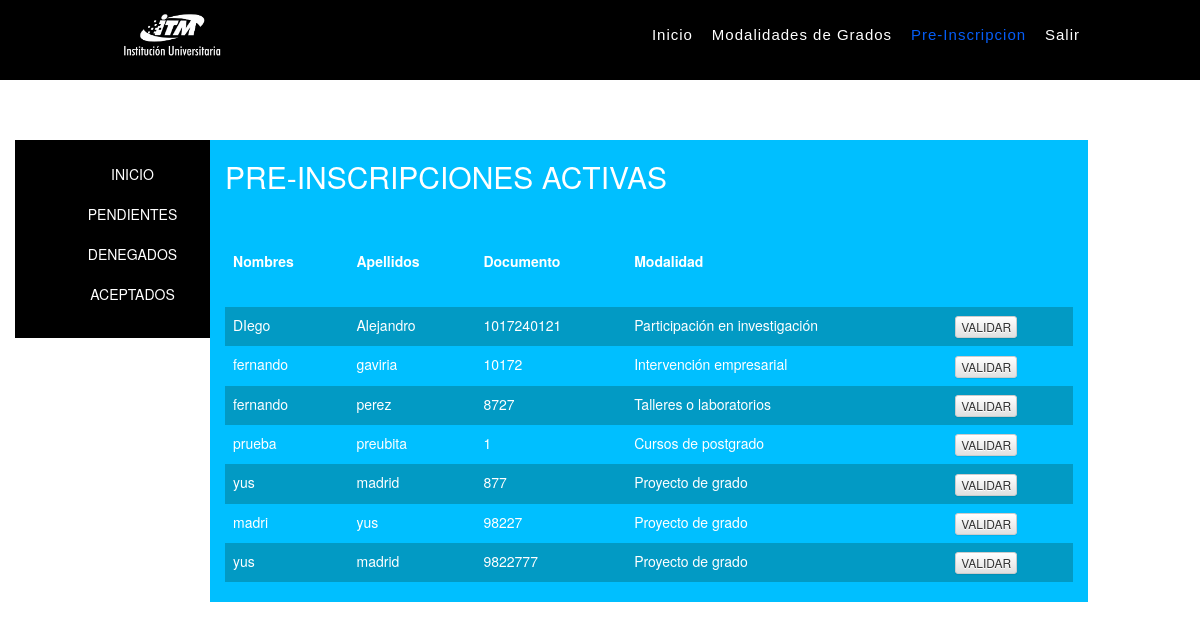
Screenshot of /gestorpendientes.php with the database file from the repository.
### tables this page shows
CREATE TABLE `inscriptos` (
  `id` int(11) NOT NULL,
  `nombreimg` varchar(60) DEFAULT NULL,
  `tipodoc` varchar(100) DEFAULT NULL,
  `imagen` longblob,
  `nombres` varchar(60) DEFAULT NULL,
  `apellidos` varchar(60) DEFAULT NULL,
  `tipo` varchar(40) DEFAULT NULL,
  `documento` varchar(20) DEFAULT NULL,
  `correo` varchar(80) DEFAULT NULL,
  `telefono` varchar(11) DEFAULT NULL,
  `programa` varchar(50) DEFAULT NULL,
  `modalidad` varchar(50) DEFAULT NULL,
  `seminario` varchar(50) DEFAULT NULL,
  `estado` varchar(10) DEFAULT NULL,
  `certificado` longblob
);

### app/Conexion.inc.php (called while the page is built, shortened)
<?php
class Conexion{
    private static $conexion;
    public static function abrir_conexion(){
        if (!isset(self::$conexion))
        {
            try{
                $nombre_servidor='localhost';
                $nombre_usuario='id13936821_root';
                $password='Galeano.1996';
                $nombre_base_datos='bditm';
                self::$conexion = new PDO("mysql:host=$nombre_servidor; dbname=$nombre_base_datos", $nombre_usuario, $password);
                self::$conexion -> setAttribute(PDO::ATTR_ERRMODE, PDO::ERRMODE_EXCEPTION);
                self::$conexion -> exec("SET CHARACTER SET utf8");
            } catch (PDOException $ex) {
                print 'ERROR: ' .$ex -> getMessage() . "<br>";
                die();
            }
        }
    }
    public static  function obtener_conexion(){
        return self::$conexion;
    }
}
?>

### app/entradas.inc.php (called while the page is built, shortened)
<?php
include_once 'app/RepositorioEntradas.inc.php';
class entradas{
    public static function  Obtener_pendintesordenadas($conexion){
        $entrada_obtenidasp=[];
        if(isset($conexion)){
            try {
                $sql="SELECT id, nombres, apellidos, documento, modalidad FROM inscriptos WHERE estado = 'pendiente' ";
                $sentencia = $conexion -> prepare($sql);
                $sentencia -> execute();
                $resultado = $sentencia -> fetchAll();
                if(count($resultado)){
                    foreach ($resultado as  $fila){
                        $entrada_obtenidasp[]=array(
                            new RepositorioEntradas($fila['id'],$fila['nombres'],$fila['apellidos'],$fila['documento'],$fila['modalidad'])
                        );
                    }
                }
            } catch (PDOException $ex) {
                print 'ERROR'. $ex -> getMessage();
            }
        }
        return $entrada_obtenidasp;
    }
}
?>

### app/RepositorioEntradas.inc.php (called while the page is built, shortened)
<?php
class RepositorioEntradas{
    private $nombres;
    private $apellidos;
    private $documento;
    private $modalidad;
    public function __construct($id, $nombres, $apellidos,$documento, $modalidad ){
         $this -> nombres = $nombres ;
         $this -> apellidos= $apellidos ;
         $this -> documento= $documento ;
         $this -> modalidad = $modalidad ;
     }
      public function getNombre(){
         return $this -> nombres;
     }
      public function getApellido(){
         return $this -> apellidos;
     }
      public function getDocumento(){
         return $this -> documento;
     }
      public function getModalidad(){
         return $this -> modalidad;
     }
}
?>

### gestorpendientes.php (the view, shortened to what this page needs)
<!DOCTYPE html>
<html lang="en">
<head>
<link rel="stylesheet" href="https://cdnjs.cloudflare.com/ajax/libs/meyer-reset/2.0/reset.min.css">
<link rel="stylesheet" href="css/administracion.css">
<link rel="stylesheet" href="css/pendientes.css">
<link rel="stylesheet" href="https://stackpath.bootstrapcdn.com/bootstrap/3.4.1/css/bootstrap.min.css">
<link rel="stylesheet" href="https://stackpath.bootstrapcdn.com/bootstrap/3.4.1/css/bootstrap-theme.min.css">
</head>
<body >
<header>
    <div class="ancho">
        <div class="logo">
            <img src="img/logoblanco.png">
        </div>
        <nav>
            <ul class="">
                <li class=""><a href="index.php">Inicio</a></li>
                <li class=""><a href="modalidades.php">Modalidades de Grados</a></li>
                <li class="active"><a href="inscri.php">Pre-Inscripcion</a></li>
                <li class=""><a href="index.php">Salir</a></li>
            </ul>
        </nav>
    </div>
</header>
    <br>
    <br>
    <br>
    <div class="container">
        <div class="row">
            <div class="col-sm-3 col-md-2 intent">
                <ul class="">
                    <li><a href="administracion.inc.php">INICIO</a></li>
                    <li><a href="gestorpendientes.php">PENDIENTES</a></li>
                    <li><a href="gestorcancelados.php">DENEGADOS</a></li>
                    <li><a href="gestoractivos.php">ACEPTADOS</a></li>
                </ul>
            </div>
            <div class="col-sm-9 col-md-18 main">
                <div class="row gestor-pendientes">
                    <div class="col-md-12">
                        <h2>PRE-INSCRIPCIONES ACTIVAS</h2>
                        <br>
                        <br>
                    </div>
                </div>
                <div class="row gestor-pendientes">
                    <div class="col-md-12">
                        <?php
                        include_once 'app/Conexion.inc.php';
                        include_once 'app/entradas.inc.php';
                        include_once 'app/RepositorioEntradas.inc.php';
                        $cantidad_actt=count(entradas ::Obtener_pendintesordenadas(Conexion::obtener_conexion()));
                        if($cantidad_actt>0){
                            ?>
                        <table class="table table-striped">
                            <thead>
                                <tr>
                                    <th>Nombres</th>
                                    <th>Apellidos</th>
                                    <th>Documento</th>
                                    <th>Modalidad</th>
                                </tr>
                            </thead>
                            <tbody>
                                <?php
                        include_once 'app/Conexion.inc.php';
                        include_once 'app/entradas.inc.php';
                        include_once 'app/RepositorioEntradas.inc.php';
                        $array_activos= entradas ::Obtener_pendintesordenadas(Conexion::obtener_conexion());
                        for($i=0; $i<count($array_activos); $i++){
                            $entradaactual=$array_activos[$i][0];
                            ?>
                                <tr>
                                    <td><?php echo $entradaactual -> getNombre();  ?></td>
                                    <td><?php echo $entradaactual -> getApellido();?></td>
                                    <td><?php echo $entradaactual -> getDocumento();?></td>
                                    <td><?php echo $entradaactual -> getModalidad();?></td>
                                    <td>
                                        <form method="post" action="<?php echo RUTA_EDITAR_ENTRADA; ?>">
                                            <button type="submit" class="btn btn-default btn-xs" name="editar_entrada" id="editar_entrada"> VALIDAR</button>
                                        </form>
                                    </td>
                                </tr>
                                <?php
                        }
                        ?>
                            </tbody>
                        </table>
                        <?php
                        }else{
                            ?>
                        <h3 class="text-center">No hay Pre-Inscripciones pendientes</h3>
                        <br>
                        <br>
                        <?php
                        }
                        ?>
                    </div>
                </div>
            </div>
        </div>
    </div>
</body>
</html>

### css/administracion.css (style rules this page uses)
header { width: 100%; background: #000; height: 80px; }
.ancho { width: 80%; height: 70px; margin:auto }
.logo { width: 30%; height: 70px; float: left; padding-top: 10px; box-sizing: border-box; }
.logo img { height:50px; }
nav { width: 70%; height: 70px; float: left; text-align: right; padding-top: 24px; box-sizing: border-box; }
nav ul li { display: inline; font-family: 'Raleway', sans-serif; }
nav ul li a { color: #fff; font-size: 15px; text-decoration: none; padding-left: 15px; letter-spacing: 1px; font-family: 'Raleway', sans-serif; }
.active a { color: #055DF6; }
.intent { background-color: #000; }
.intent, .gg-elemento { padding-top: 1em; padding-bottom: 1em; }
.intent ul li a { text-decoration: none; color: #fff; }
.intent ul li { padding: 10px; align-items: center; display: flex; justify-content: center; align-items: center; }

### css/pendientes.css (style rules this page uses)
.gestor-pendientes { background-color: deepskyblue; color: white; }
.table-striped>tbody>tr:nth-child(odd)>td, .table-striped>tbody>tr:nth-child(odd)>th { background-color: #029ac4; }
.table-striped>tbody>tr>td { border: none !important; border-color: deepskyblue !important; }
tbody:before { content: "-"; display: block; line-height: 2em; color:transparent !important; }
.table>thead>tr>th { border: none !important; border-color: deepskyblue !important; }

### rows the page displays
inscriptos: nombres "DIego", apellidos "Alejandro", documento "1017240121", modalidad "Participación en investigación"
inscriptos: nombres "fernando", apellidos "gaviria", documento "10172", modalidad "Intervención empresarial"
inscriptos: nombres "fernando", apellidos "perez", documento "8727", modalidad "Talleres o laboratorios"
inscriptos: nombres "prueba", apellidos "preubita", documento "1", modalidad "Cursos de postgrado"
inscriptos: nombres "yus", apellidos "madrid", documento "877", modalidad "Proyecto de grado"
inscriptos: nombres "madri", apellidos "yus", documento "98227", modalidad "Proyecto de grado"
inscriptos: nombres "yus", apellidos "madrid", documento "9822777", modalidad "Proyecto de grado"
